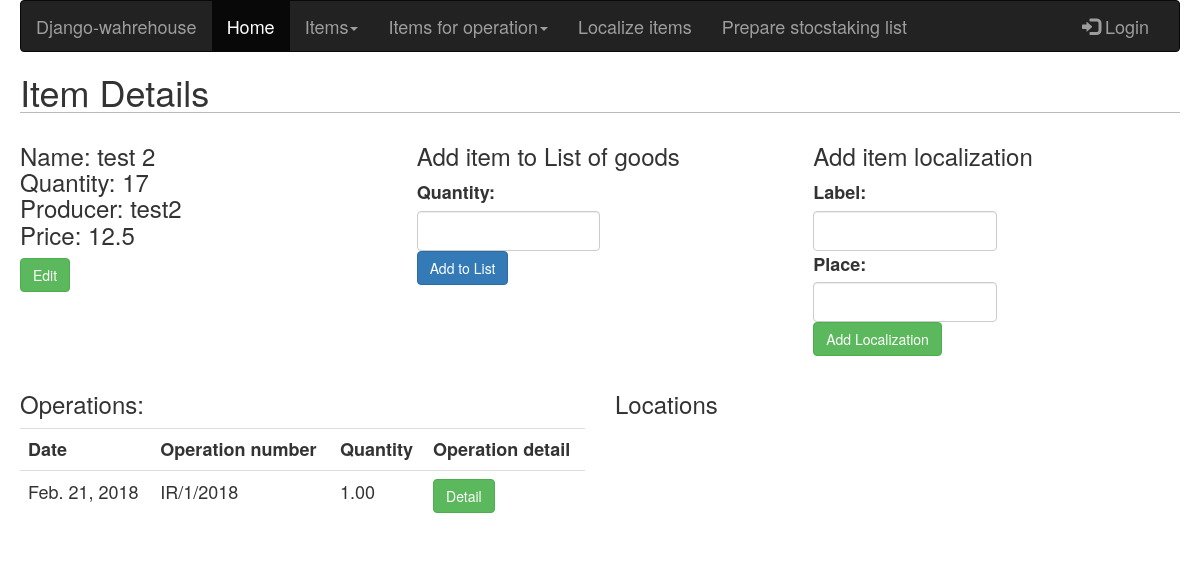
Before: /warehouse/semi-finisheditem/test-2/details/ with the older database file.
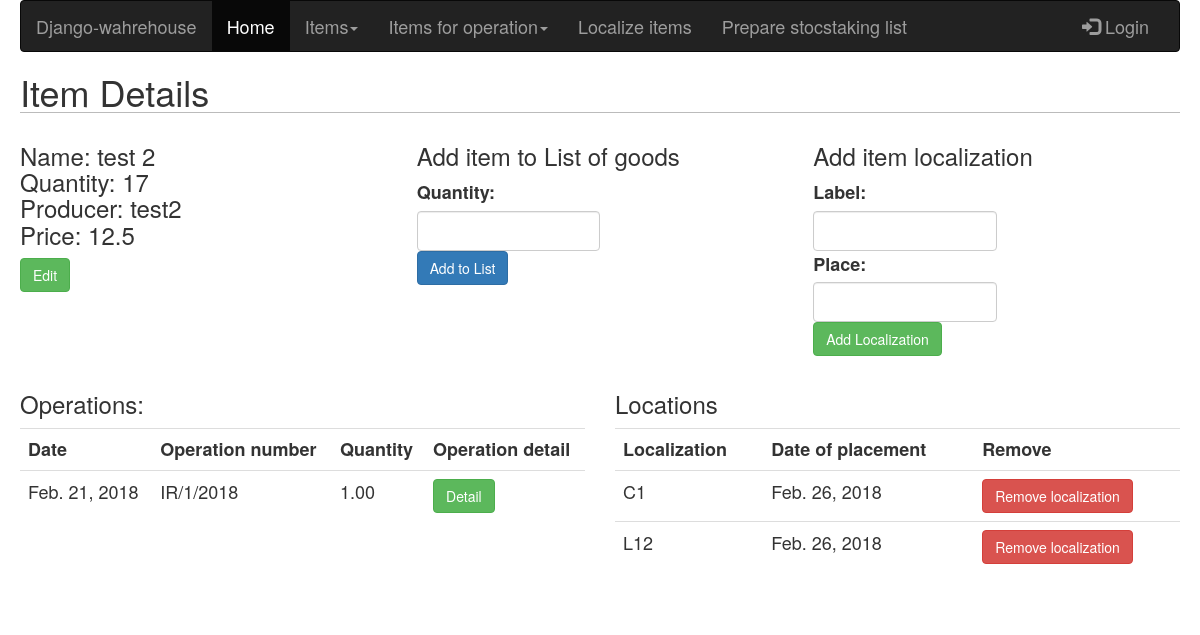
After: the same page with the newer database file.
### operations/models.py (models this page shows, shortened)
class OperationItem(models.Model):
    operation = models.ForeignKey(Operiation, related_name='operation_type')
    item = models.ForeignKey(SemiFinishedItem, related_name='operation_item')
    quantity = models.DecimalField(max_digits=8, decimal_places=2)

class Operiation(models.Model):
    worker = models.ForeignKey(settings.AUTH_USER_MODEL, related_name='warehouse_worker')
    created = models.DateField(auto_now=True)
    operation = models.CharField(max_length=50, choices=OPERATION_CHOICES)
    operation_number = models.CharField(max_length=15)

### localization/models.py (models this page shows, shortened)
class LocalizationItem(models.Model):
    localization = models.CharField(max_length=8, unique=True)
    item = models.ForeignKey(SemiFinishedItem, related_name='localization_item')
    date_of_placement = models.DateField(auto_now=True, blank=False)

### warehouse/views.py (the view)
# urls.py: url(r'^semi-finisheditem/(?P<slug>[-\w]+)/details/$', semi_finished_item_detail, name='semi_finished_item_detail'),
def semi_finished_item_detail(request, slug):
    item = SemiFinishedItem.objects.get(slug=slug)
    list_of_goods_item_form = AddItemToListGoodsForm()
    add_localization_form = LocalizationItemForm()
    localization_list = LocalizationItem.objects.filter(item=item).order_by('-date_of_placement')
    operations = OperationItem.objects.filter(item=item).order_by('-operation__created')
    return render(request, 'products_html/semi_finished_item_detail.html',
                  {'item': item, 'add_item_form': list_of_goods_item_form,
                   'operations': operations,'add_localization_form': add_localization_form,
                   'localization_list': localization_list})

### list_of_goods/forms.py
class AddItemToListGoodsForm(forms.Form):
    quantity = forms.FloatField()
    update = forms.BooleanField(required=False, initial=False, widget=forms.HiddenInput)

### localization/forms.py
class LocalizationItemForm(forms.ModelForm):
    label = forms.CharField(max_length=2)
    place = forms.IntegerField()
    class Meta:
        model = LocalizationItem
        fields = ('label', 'place')
        exclude=('localization', 'item', 'date_of_placement')

### warehouse/templates/products_html/semi_finished_item_detail.html (shortened to what this page needs)
{% extends "base.html" %}
{% load widget_tweaks %}
{% block content %}
    <h1> Item Details</h1>
    <div class="row">
        <div class="form-group col-sm-4 col-mg-6">
            <h3>
                Name: {{ item.name }} <br>
            Quantity: {{ item.quantity }} <br>
            Producer: {{ item.producer }} <br>
            Price: {{ item.price }}</h3>
            <input class="btn btn-success" type="button" value="Edit" onclick="location.href='{% url 'semi_finished_item_edit' item.slug %}'">
        </div>
        <div class="form-group col-sm-4 col-mg-6">
        <h3>Add item to List of goods</h3>
        <form action="{% url 'list_of_goods_add' item.id %}" method="post">
            {{ add_item_form.quantity.label_tag }}
            {% render_field add_item_form.quantity class="form-control" %}
            <input class="btn btn-primary" type="submit" value="Add to List">
        </form>
        </div>
        <div class="form-group col-sm-4 col-mg-6">
        <h3>Add item localization</h3>
        <form method="post" action="{% url 'add_localization_item' item.id %}">
            {{ add_localization_form.label.label_tag }}
            {% render_field add_localization_form.label class="form-control" %}
            {{ add_localization_form.place.label_tag }}
            {% render_field add_localization_form.place class="form-control" %}
            <input class="btn btn-success" type="submit" value="Add Localization">
        </form>
        </div>
    </div>
    <div class="row">
    <div class="form-group col-sm-6">
    <h3>Operations:</h3>
    {% if operations %}
        <table class="table table-hover">
        <tr>
            <th>Date</th>
            <th>Operation number</th>
            <th>Quantity</th>
            <th>Operation detail</th>
        </tr>
        {% for operation in operations %}
            <tr>
                <td>{{ operation.operation.created }}</td>
                <td>{{ operation.operation.operation_number }}</td>
                <td>{{ operation.quantity }}</td>
                <td><input class="btn btn-success" type="button" value="Detail" onclick="location.href='{% url 'operation_detail' operation.operation.operation_number %}'"></td>
            </tr>
        {% endfor %}
    </table>
    {% endif %}
    </div>
    <div class="form-group col-sm-6">
        <h3>Locations</h3>
        {% if localization_list %}
            <table class="table table-hover">
                <tr>
                    <th>Localization</th>
                    <th>Date of placement</th>
                    <th>Remove</th>
                </tr>
            {% for localization in localization_list %}
                <tr>
                    <td>{{ localization.localization }}</td>
                    <td>{{ localization.date_of_placement }}</td>
                    <td>
                        <input class="btn btn-danger" value="Remove localization" type="button" onclick="location.href='{% url 'remove_localization' localization.id %}'">
                    </td>
                </tr>
            {% endfor %}
            </table>
        {% endif %}
    </div>
</div>
{%  endblock %}

Changed rows visible on the page:
added LocalizationItem: localization "C1", date_of_placement "Feb. 26, 2018", id "Remove localization"
added LocalizationItem: localization "L12", date_of_placement "Feb. 26, 2018", id "Remove localization"
Other visible differences:
text now shown: "Localization Date of placement Remove"
